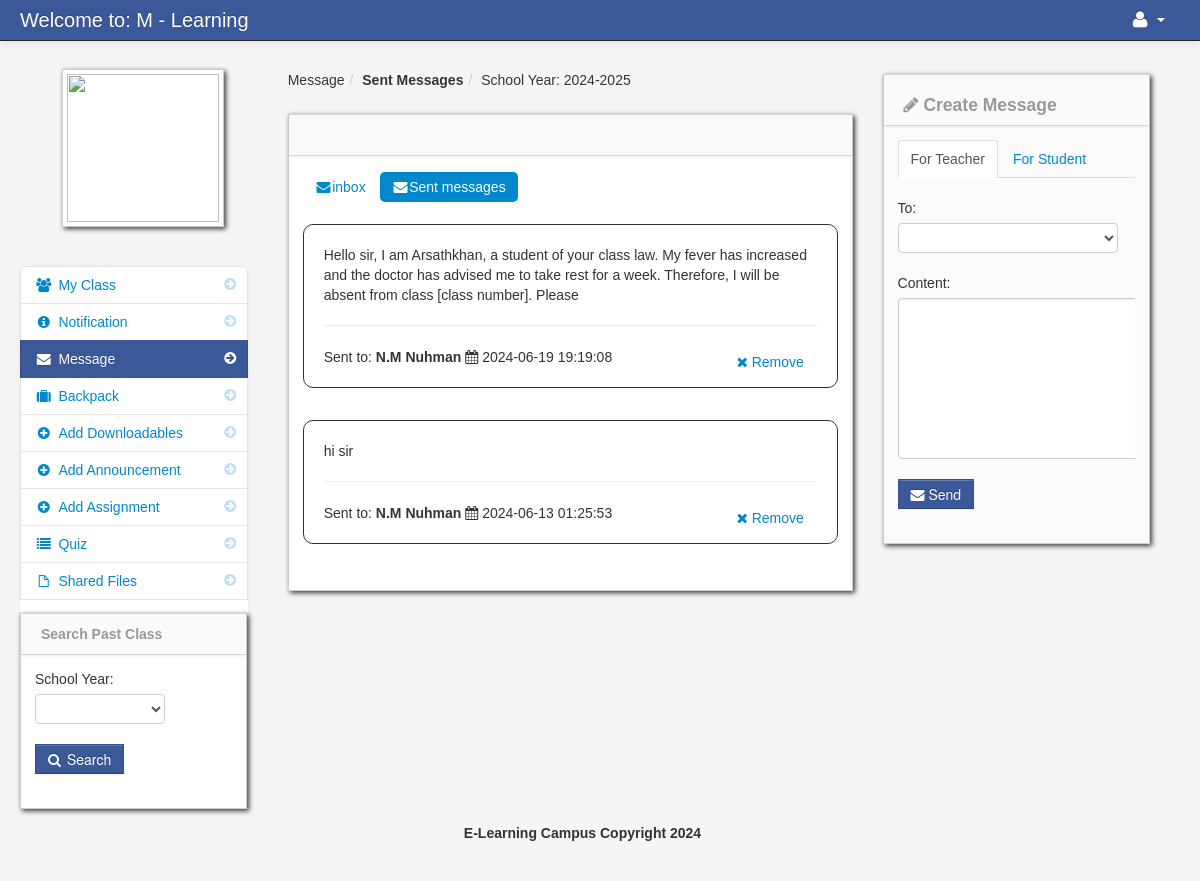
Screenshot of /sent_message.php (signed in) with the database file from the repository.
### tables this page shows
CREATE TABLE IF NOT EXISTS `school_year` (
  `school_year_id` int NOT NULL AUTO_INCREMENT,
  `school_year` varchar(100) NOT NULL,
  PRIMARY KEY (`school_year_id`)
);

CREATE TABLE IF NOT EXISTS `message_sent` (
  `message_sent_id` int NOT NULL AUTO_INCREMENT,
  `reciever_id` int NOT NULL,
  `content` varchar(200) NOT NULL,
  `date_sended` varchar(100) NOT NULL,
  `sender_id` int NOT NULL,
  `reciever_name` varchar(100) NOT NULL,
  `sender_name` varchar(100) NOT NULL,
  PRIMARY KEY (`message_sent_id`)
);

### session.php (called while the page is built, shortened)
<?php
$session_id=$_SESSION['id'];
?>

### sent_message.php (the view, shortened to what this page needs)
<?php include('header_dashboard.php'); ?>
<?php include('session.php'); ?>
    <body>
		<?php include('navbar_teacher.php'); ?>
        <div class="container-fluid">
            <div class="row-fluid">
				<?php include('teacher_message_sidebar.php'); ?>
                <div class="span6" id="content">
                     <div class="row-fluid">
					     <ul class="breadcrumb">
								<?php
								$school_year_query = mysqli_query($conn,"select * from school_year order by school_year DESC")or die(mysqli_error());
								$school_year_query_row = mysqli_fetch_array($school_year_query);
								?>
								<li><a href="#">Message</a><span class="divider">/</span></li>
								<li><a href="#"><b>Sent Messages</b></a><span class="divider">/</span></li>
								<li><a href="#">School Year: <?php echo $school_year_query_row['school_year']; ?></a></li>
						</ul>
                        <div id="block_bg" class="block">
                            <div class="navbar navbar-inner block-header">
                            </div>
                            <div class="block-content collapse in">
                                <div class="span12">
										<ul class="nav nav-pills">
										<li class="">
										<a href="teacher_message.php"><i class="icon-envelope-alt"></i>inbox</a>
										</li>
										<li class="active">
										<a href="sent_message.php"><i class="icon-envelope-alt"></i>Sent messages</a>
										</li>
										</ul>
								<?php
								 $query_announcement = mysqli_query($conn,"select * from message_sent
																	LEFT JOIN teacher ON teacher.teacher_id = message_sent.reciever_id
																	where  sender_id = '$session_id'  order by date_sended DESC
																	")or die(mysqli_error());
								 $count_my_message = mysqli_num_rows($query_announcement);
								 if ($count_my_message != '0'){
								 while($row = mysqli_fetch_array($query_announcement)){
								 $id = $row['message_sent_id'];
								 ?>
											<div class="post"  id="del<?php echo $id; ?>">
											<?php echo $row['content']; ?>
													<hr>
											Sent to: <strong><?php echo $row['reciever_name']; ?></strong>
											<i class="icon-calendar"></i> <?php echo $row['date_sended']; ?>
													<div class="pull-right">
													<a class="btn btn-link"  href="#<?php echo $id; ?>" data-toggle="modal" ><i class="icon-remove"></i> Remove </a>
													</div>
											</div>
								<?php }}else{ ?>
								<div class="alert alert-info"><i class="icon-info-sign"></i> No Message in your Sent Items</div>
								<?php } ?>
                                </div>
                            </div>
                        </div>
                    </div>
                </div>
				<?php include('create_message.php') ?>
            </div>
		<?php include('footer.php'); ?>
        </div>
		<?php include('script.php'); ?>
    </body>
</html>

### admin/assets/styles.css (style rules this page uses)
body { padding-top: 60px; padding-bottom: 40px; background-color: #f5f5f5; }
#content { margin-left:0px; }
.breadcrumb { margin: 0 0 0px; padding: 10px 0px; background-color: transparent; }
.block { background: url("../images/pixel-60fff.png") repeat scroll 0 0 rgba(0, 0, 0, 0) !important; border: 1px solid #ccc; background: white; margin: 1em 0em; border-top: none; -webkit-box-shadow: 2px 2px 5px rgba(0, 0, 6, 0.75); -moz-box-shadow: 2px 2px 5px rgba(0, 0, 6, 0.75); box-shadow: 2px 2px 5px rgba(0, 0, 6, 0.75); }
.block-content { margin: 1em; min-height: .25em; }
.block-header { margin-bottom: 0px; border-right: none; border-left: none; -webkit-border-radius: 0px; -moz-border-radius: 0px; border-radius: 0px; }

### rows the page displays
school_year: school_year "2024-2025"
message_sent: content "Hello sir, I am Arsathkhan, a student of your class law. My fever has increased and the doctor has advised me to take rest for a week. Therefore, I will be absent from class [class number]. Please", reciever_name "N.M Nuhman", date_sended "2024-06-19 19:19:08"
message_sent: content "hi sir", reciever_name "N.M Nuhman", date_sended "2024-06-13 01:25:53"
